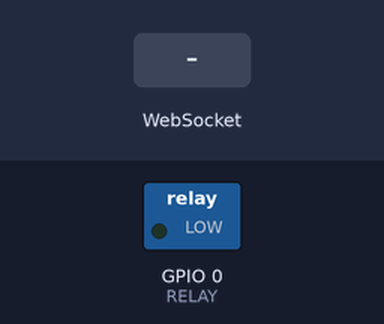
A sketch run on a simulated ESP8266 (NodeMCU). Shown: switched loads named in the sketch (green lamp = pin HIGH). The inputs (shaded band) are chosen by the test bench. WiFi joins after 1.5 s; servers stay silent unless stated; what the sketch prints to the serial monitor is not drawn.

Above: at 2.7 s.
2.8 s: WebSocket text "TurnRelayOFF" received
At 3.7 s:
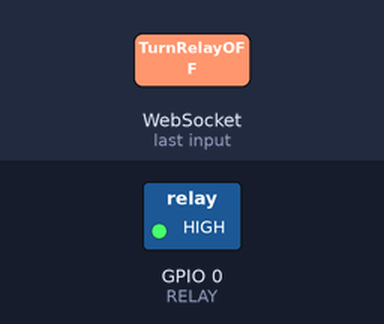
4.3 s: WebSocket text "TurnRelayON" received
At 4.8 s:
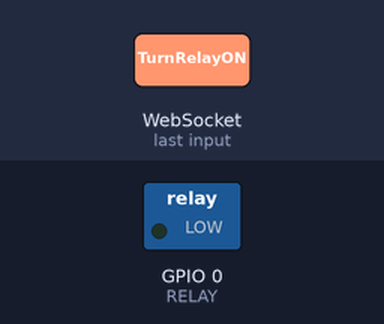
Timing chart, 0 to 7.3 s (numbered marks = the images above; inputs shaded):
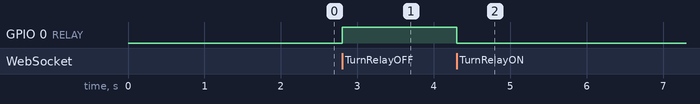

The sketch:

ESP_01_WebsocketRelay.ino
```cpp
#include <ESP8266WiFi.h>
#include <ESP8266WebServer.h>
#include <WebSocketsServer.h>
#include <Wire.h>

#define RELAY 0 // relay connected to  GPIO0

ESP8266WebServer server;
WebSocketsServer webSocket = WebSocketsServer(81);

char* ssid = "2.4 Ghz Rokudo";
char* password = "hitler321";

char webpage[] PROGMEM = R"=====(
<html>
<head>
  <script>
    var Socket;
    function init() {
      Socket = new WebSocket('ws://' + window.location.hostname + ':81/');
      Socket.onmessage = function(event){
        document.getElementById("rxConsole").value = event.data;
      }
    }


    function sendText(){
      Socket.send(document.getElementById("txBar").value);
      document.getElementById("txBar").value = "";
    }
    function sendBrightness(){
      Socket.send("#"+document.getElementById("brightness").value);
    }

  </script>
</head>
<body onload="javascript:init()">
  <div>
    <textarea id="rxConsole"></textarea>
  </div>
  <hr/>
  <div>
    <input type="text" id="txBar" onkeydown="if(event.keyCode == 13) sendText();" />
  </div>
  <hr/>
  <div>
    <input type="range" min="0" max="1023" value="512" id="brightness" oninput="sendBrightness()" />
  </div>
</body>
</html>
)=====";

void setup()
{
  pinMode(RELAY,OUTPUT);
  digitalWrite(RELAY, LOW);

  WiFi.mode(WIFI_STA);
  WiFi.begin(ssid,password);
  Serial.begin(115200);
  while(WiFi.status()!=WL_CONNECTED)
  {
    Serial.print(".");
    delay(500);
  }
  Serial.println("");
  Serial.print("Connected to ");
  Serial.println(ssid);
  Serial.print("IP address: ");
  Serial.println(WiFi.localIP());

  server.on("/",[](){
    server.send_P(200, "text/html", webpage);
  });
  server.begin();  ;

  webSocket.begin();
  webSocket.onEvent(webSocketEvent);
}

void loop()
{
  webSocket.loop();
  server.handleClient();
  // If you enter anything in the serial monitor it will display it in the WebPage TextArea
  if(Serial.available() > 0){
    char c[] = {(char)Serial.read()};
    webSocket.broadcastTXT(c, sizeof(c));
  }
}


// Upon pressing enter, websocketevent is triggered and deals with the payload accordingly
void webSocketEvent(uint8_t num, WStype_t type, uint8_t * payload, size_t length){
  String message="";
  if(type == WStype_TEXT){
    if(payload[0] == '#'){
      uint16_t brightness = (uint16_t) strtol((const char *) &payload[1], NULL, 10);
      brightness = 1024 - brightness;
    }

    else{
      message=="";
      for(int i = 0; i < length; i++)
      {
        message+=(char) payload[i]; // Appends the Payload Chars to the message String

      }
      if(message=="TurnRelayOFF"){
      digitalWrite(RELAY, HIGH);
      }

      if(message=="TurnRelayON"){
      digitalWrite(RELAY, LOW);
      }
      webSocket.broadcastTXT(message);
      Serial.println(message);
    }
  }

}
```

Measured:
- after the input at 2.8 s, GPIO 0 (RELAY): LOW → HIGH at once
- after the input at 4.3 s, GPIO 0 (RELAY): HIGH → LOW at once
